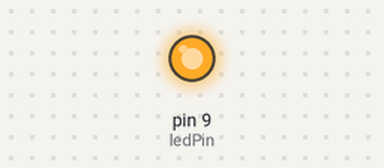
This sketch was run on a simulated Arduino Uno, built with avr-gcc and run on an emulated ATmega328P. Shown: output pins drawn as LEDs (lit = HIGH).

Above: at 0.1 s.
At 22.6 s:
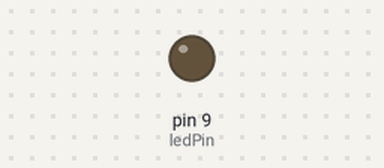
Timing chart, 0 to 24.1 s (numbered marks = the images above):
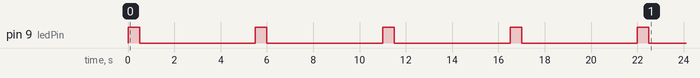

The sketch:

Aufgabe_1.ino
```cpp
int ledPin = 9;
void setup() {
  pinMode(ledPin, OUTPUT);
  blink(5);
}

void loop() {

}


void blink(int times) {
  for (int i = 0; i < times; i++) {
    digitalWrite(ledPin, HIGH);
    delay(500);
    digitalWrite(ledPin, LOW);
    delay(5000);
}
}
```
